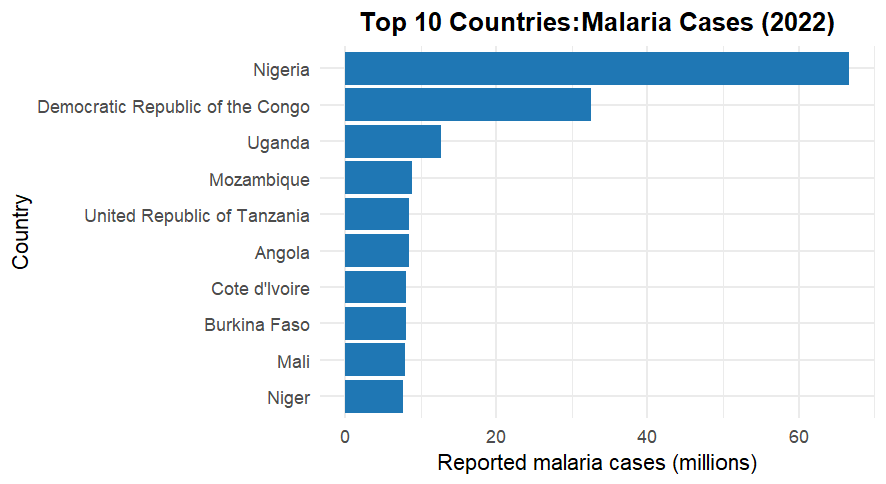

This figure's R source:
# Top 10 African Countries (2022)
top_10_countries <- df %>%
  filter(Year == 2022) %>%
  mutate(Cases_Millions = `Malaria cases` / 1e6) %>%
  arrange(desc(Cases_Millions)) %>%
  slice(1:10)

ggplot(top_10_countries, aes(x = reorder(Country, Cases_Millions), y = Cases_Millions)) +
  geom_bar(stat = "identity", fill = "#1f77b4") +
  coord_flip() +
  labs(
    title = "Top 10 Countries:Malaria Cases (2022)",
    x = "Country",
    y = "Reported malaria cases (millions)"
  ) +
  theme_minimal() +
  theme(plot.title = element_text(face = "bold", hjust = 0.5))
